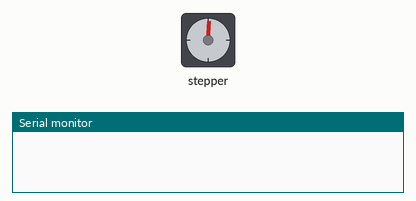
This sketch was run on a simulated Arduino Uno, built with avr-gcc and run on an emulated ATmega328P. Parts: stepper motor, the last lines printed to the serial monitor. Stepper angles assume 2038 steps per turn.

Above: at 0.26 s.
At 9.54 s:
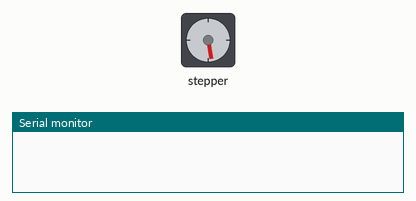
At 18.41 s:
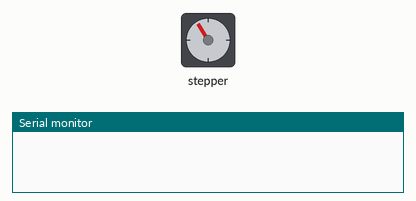
At 39.53 s:
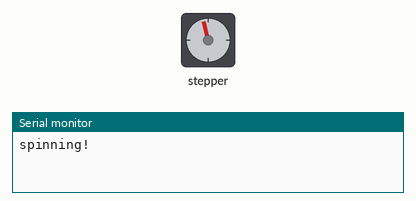
Timing chart, 0 to 40.0 s (numbered marks = the images above):
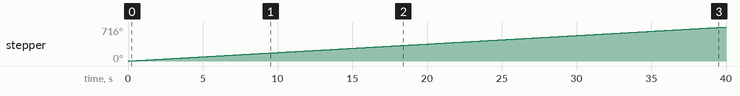

Measured:
- by itself, stepper: keeps turning clockwise at about 18°/s

The sketch:

J8BYJ-48_spin.ino
```cpp
/*
  This program spins the 28BYJ-48 stepper motor round and round.

  Created 5/8/2020
*/

#include <Stepper.h>

const int STEPS_PER_REV = 2038;
const int RPM = 3.8;

// initialize the stepper library on pins 8 through 11:
Stepper myStepper(STEPS_PER_REV, 8, 9, 10, 11);

void setup() {
  myStepper.setSpeed(RPM);
  Serial.begin(9600);
}

void loop() {
  myStepper.step(STEPS_PER_REV);
  Serial.println("spinning!");
}
```
